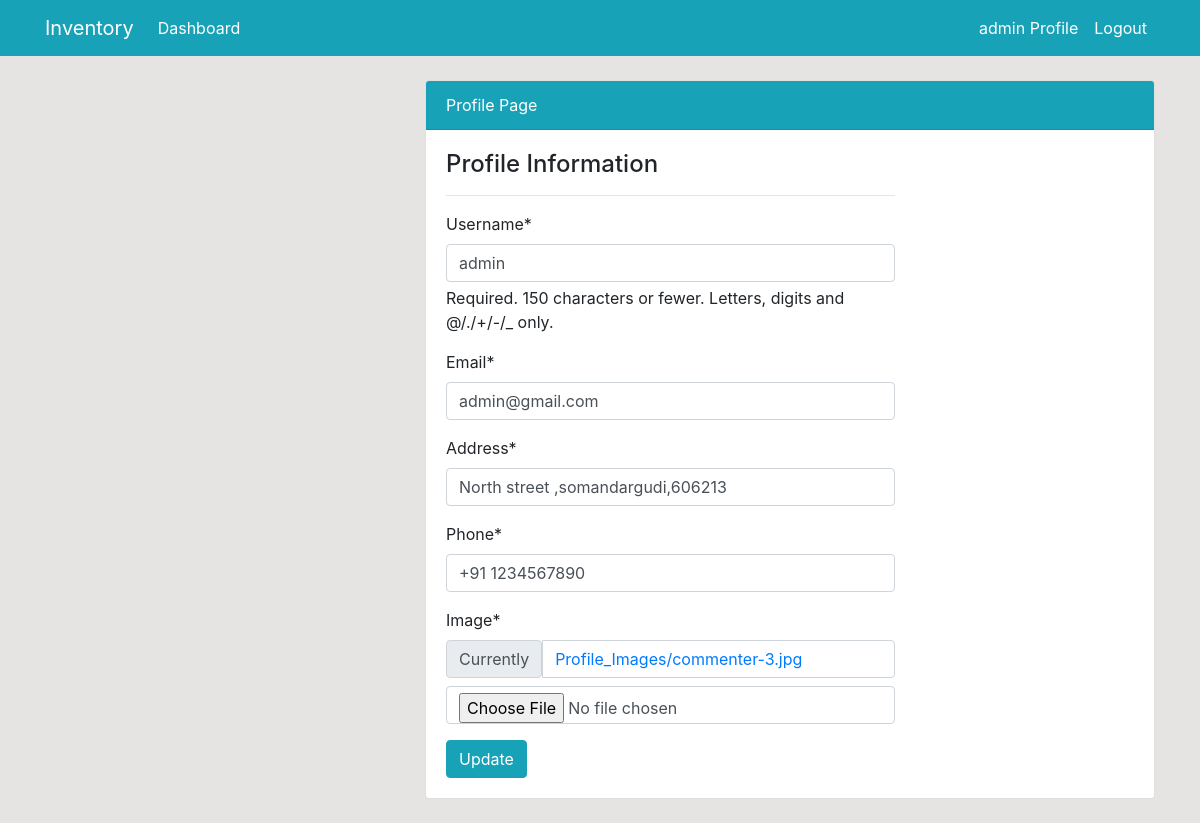
Before: /profile/update/ (signed in) with the older database file.
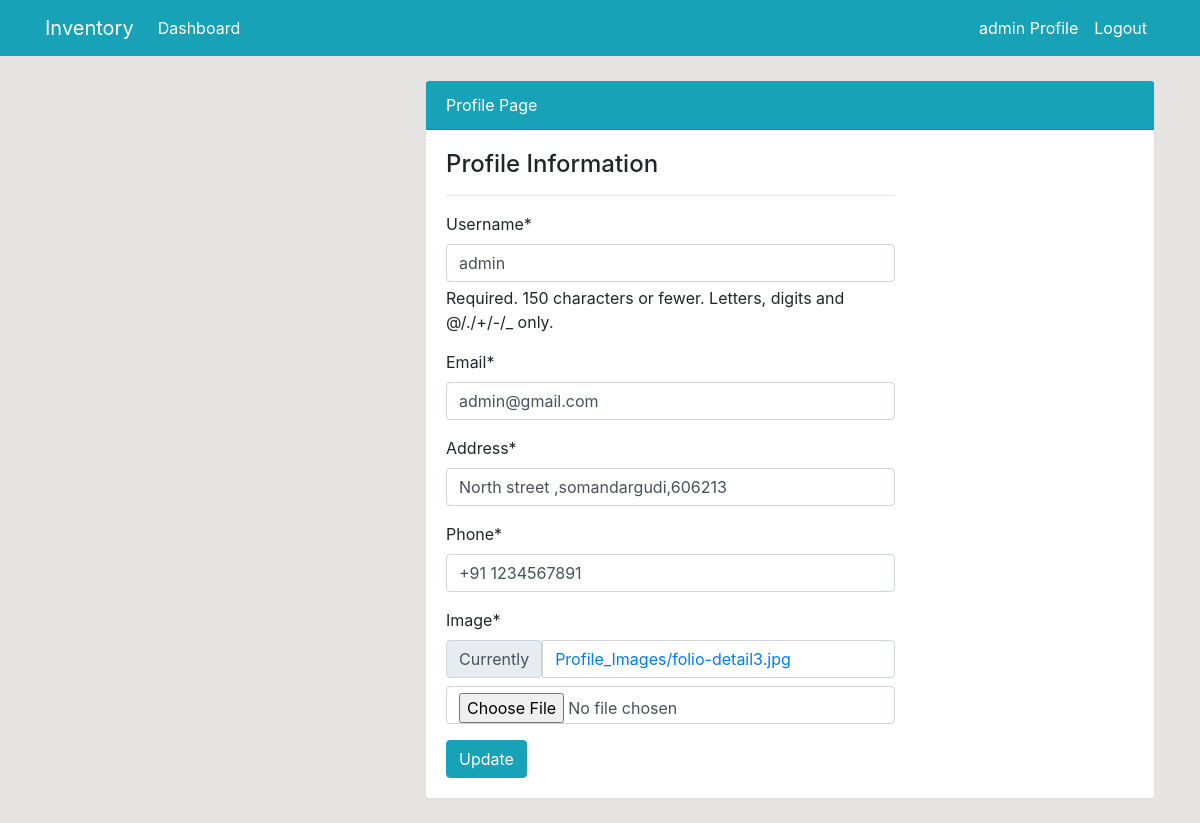
After: the same page with the newer database file.
### user/models.py (models this page shows, shortened)
class Profile(models.Model):
    staff = models.OneToOneField(User, on_delete=models.CASCADE,null=True)
    address = models.CharField(max_length=200)
    phone = models.CharField(max_length=20,null= True)
    image = models.ImageField(default='avatar.jpg',upload_to='Profile_Images')

### user/views.py (the view)
# urls.py: path('profile/update/',views.profile_update,name='user-profile-update')
def profile_update(request):
    if request.method == 'POST':
        u_form = UserUpdateForm(request.POST, instance=request.user)
        p_form = ProfileUpdateForm(
            request.POST, request.FILES, instance=request.user.profile)
        if u_form.is_valid() and p_form.is_valid():
            u_form.save()
            p_form.save()
            return redirect('user-profile')
    else:
        u_form = UserUpdateForm(instance=request.user)
        p_form = ProfileUpdateForm(instance=request.user.profile)
    context = {
        'u_form': u_form,
        'p_form': p_form,
    }
    return render(request, 'user/profile_update.html', context)

### user/forms.py
class UserUpdateForm(forms.ModelForm):
    email = forms.EmailField()
    class Meta:
        model = User
        fields = ['username','email']

class ProfileUpdateForm(forms.ModelForm):
    class Meta:
        model = Profile
        fields = ['address','phone','image']

### templates/user/profile_update.html (shortened to what this page needs)
{% extends 'partials/base.html' %}
{% load crispy_forms_tags %}
{% block content %}
<div class="container">
    <div class="row my-4">
        <div class="col-md-4">
        </div>
        <div class="col-md-8">
            <div class="card">
                <div class="card-header bg-info text-white">
                    Profile Page
                </div>
                <div class="card-body">
                    <div class="row">
                        <div class="col-md-8">
                            <span class="h4"> Profile Information</span>
                            <hr>
                            <form method='POST' enctype = 'multiprt/form-data'>
                                {{u_form|crispy}}
                                {{p_form|crispy}}
                                <input class="btn btn-info" type="submit" value="Update">
                        </div>
                    </div>
                </div>
            </div>
        </div>
    </div>
</div>
{% endblock content %}

Changed rows visible on the page:
changed Profile "North street ,somandargudi,606213": phone "+91 1234567890" → "+91 1234567891"
Other visible differences:
text no longer shown: "Address * Phone * Image * Currently Profile_Images/commenter-3.jpg"
text now shown: "Address * Phone * Image * Currently Profile_Images/folio-detail3.jpg"
